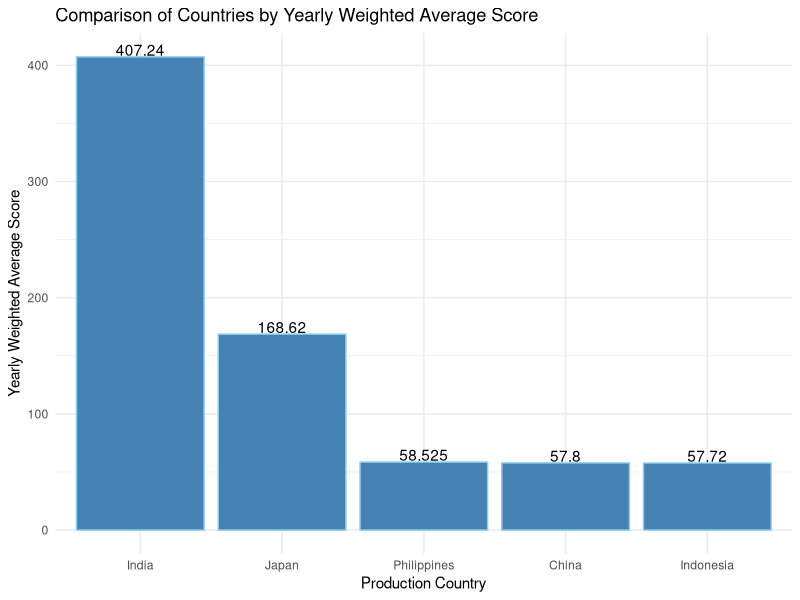

R code for this plot:
# Question 2.1

if (!require(tidyverse)) {
    install.packages("tidyverse")
}

library(tidyverse)
library(readxl)


df1 <- read_excel("Production.xlsx", sheet = "Data")
glimpse(df1)

# Exploring the data content of line 2 - True header
str(df1[2, ])

# Removing Year from row 2 and promoting it to new header
names(df1) <- str_replace_all(df1[2, ], "Year ", "")
df1 <- df1[-c(1, 2), ]
print(df1)
glimpse(df1)

# Question 2.2
# part a
df1_long <- df1 %>%
    pivot_longer(
        cols = -c("Production Country / Maturity Type"),
        names_to = "Year",
        values_to = "Value"
    ) %>%
    drop_na(Value)

print(df1_long)
# The resulting dataframe has 507 rows and 3 columns

# part b
df1_long <- df1_long %>%
    separate("Production Country / Maturity Type",
        into = c("ProductionCountry", "MaturityType"), sep = " / "
    )

print(df1_long)

# part c
df1_long <- df1_long %>%
    separate(Value, into = c("NumProducts", "Score"), sep = " - ") %>%
    mutate(
        Score = as.numeric(gsub("/10", "", Score)),
        NumProducts = as.numeric(NumProducts)
    )

print(df1_long)

# part d
cat("Number of Rows: ", nrow(df1_long), "\n")
cat("Number of Columns: ", ncol(df1_long), "\n")

# part e
cat(
    "Number of distinct Countries: ",
    df1_long %>% distinct(ProductionCountry) %>% nrow(), "\n"
)

cat(
    "Number of distinct Years: ",
    df1_long %>% distinct(Year) %>% nrow(), "\n"
)

# Question 2.3
df1_grouped <- subset(
    df1_long,
    Year == 2021
) %>%
    group_by(ProductionCountry) %>%
    summarize(avgScore = mean(Score)) %>%
    filter(avgScore >= 6.8 & avgScore <= 7.0)

print(df1_grouped)

# Question 2.4
df2 <- read_excel("Production.xlsx", sheet = "Continent")
names(df2) <- c("Country", "Continent")
df2 <- df2[-c(1, 2), ]
print(df2)
cat(
    "Number of distinct Countries: ",
    length(unique(df2$Country)), "\n"
)
cat(
    "Number of Countries not in Data Worksheet: ",
    length(unique(setdiff(df2$Country, df1_long$ProductionCountry))), "\n"
)

# Question 2.5
# Justification

# Part a
# Finding the yearly weighted average rating
#

# Part b
df1_asian <- df1_long %>%
    left_join(df2, by = c("ProductionCountry" = "Country")) %>%
    filter(Continent == "Asia") %>%
    group_by(ProductionCountry, Year) %>%
    summarize(
        sumAnnualRating = sum(NumProducts * Score)
    ) %>%
    group_by(ProductionCountry) %>%
    summarize(
        avgAnnualRating = mean(sumAnnualRating)
    ) %>%
    arrange(desc(avgAnnualRating)) %>%
    slice(1:5)

print(df1_asian)

# part c
# Create the bar chart with data labels
ggplot(df1_asian, aes(
    x = reorder(ProductionCountry, -avgAnnualRating), y = avgAnnualRating
)) +
    geom_col(color = "skyblue", fill = "steelblue") +
    scale_fill_brewer(palette = "Set3") +
    theme_minimal() +
    labs(
        title = "Comparison of Countries by Yearly Weighted Average Score",
        x = "Production Country",
        y = "Yearly Weighted Average Score"
    ) +
    geom_text(aes(label = avgAnnualRating), vjust = -0.1)

# part d
